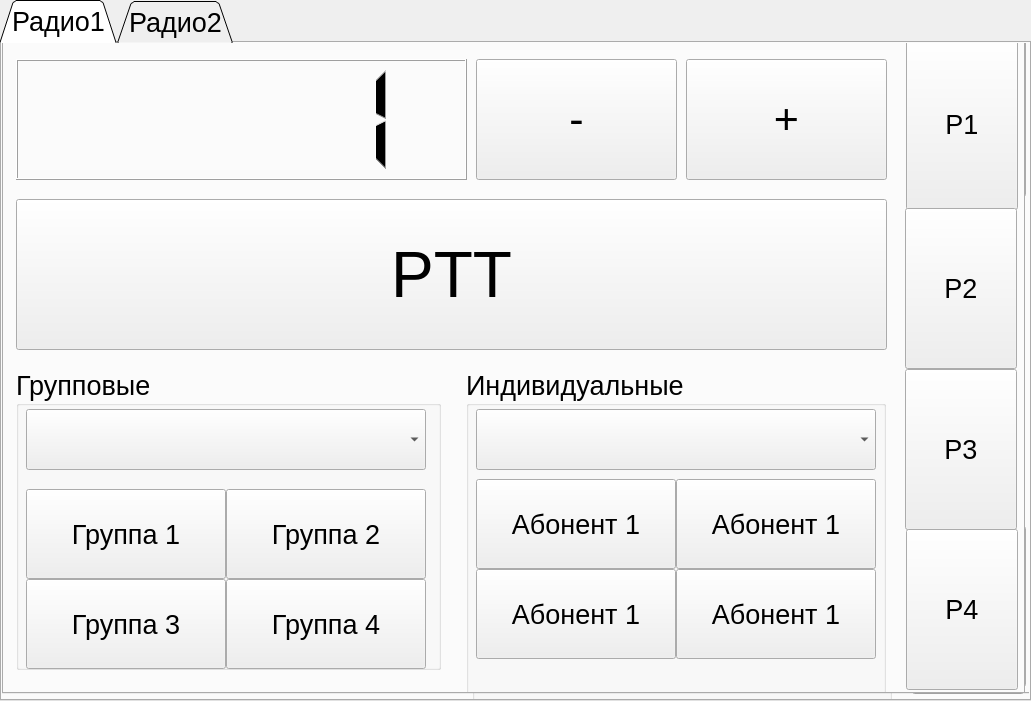
     <widget class="QTabWidget" name="tabWidget_2">
      <property name="geometry">
       <rect>
        <x>0</x>
        <y>-40</y>
        <width>1031</width>
        <height>701</height>
       </rect>
      </property>
      <property name="font">
       <font>
        <pointsize>20</pointsize>
       </font>
      </property>
      <property name="tabPosition">
       <enum>QTabWidget::North</enum>
      </property>
      <property name="tabShape">
       <enum>QTabWidget::Triangular</enum>
      </property>
      <property name="currentIndex">
       <number>0</number>
      </property>
      <widget class="QWidget" name="tab_3">
       <attribute name="title">
        <string>Радио1</string>
       </attribute>
       <widget class="QLCDNumber" name="lcdNumber_2">
        <property name="geometry">
         <rect>
          <x>20</x>
          <y>20</y>
          <width>451</width>
          <height>121</height>
         </rect>
        </property>
        <property name="font">
         <font>
          <pointsize>11</pointsize>
          <italic>false</italic>
          <bold>false</bold>
         </font>
        </property>
        <property name="segmentStyle">
         <enum>QLCDNumber::Filled</enum>
        </property>
        <property name="intValue" stdset="0">
         <number>1</number>
        </property>
       </widget>
       <widget class="QPushButton" name="pushButton_16">
        <property name="geometry">
         <rect>
          <x>20</x>
          <y>160</y>
          <width>871</width>
          <height>151</height>
         </rect>
        </property>
        <property name="font">
         <font>
          <pointsize>48</pointsize>
         </font>
        </property>
        <property name="text">
         <string>PTT</string>
        </property>
       </widget>
       <widget class="QPushButton" name="pushButton_17">
        <property name="geometry">
         <rect>
          <x>480</x>
          <y>20</y>
          <width>201</width>
          <height>121</height>
         </rect>
        </property>
        <property name="font">
         <font>
          <pointsize>32</pointsize>
         </font>
        </property>
        <property name="text">
         <string>-</string>
        </property>
       </widget>
       <widget class="QPushButton" name="pushButton_18">
        <property name="geometry">
         <rect>
          <x>690</x>
          <y>20</y>
          <width>201</width>
          <height>121</height>
         </rect>
        </property>
        <property name="font">
         <font>
          <pointsize>32</pointsize>
         </font>
        </property>
        <property name="text">
         <string>+</string>
        </property>
       </widget>
       <widget class="QPushButton" name="pushButton_19">
        <property name="geometry">
         <rect>
          <x>910</x>
          <y>0</y>
          <width>112</width>
          <height>161</height>
         </rect>
        </property>
        <property name="text">
         <string>P1</string>
        </property>
       </widget>
       <widget class="QPushButton" name="pushButton_20">
        <property name="geometry">
         <rect>
          <x>909</x>
          <y>159</y>
          <width>112</width>
          <height>171</height>
         </rect>
        </property>
        <property name="text">
         <string>P2</string>
        </property>
       </widget>
       <widget class="QPushButton" name="pushButton_21">
        <property name="geometry">
         <rect>
          <x>909</x>
          <y>330</y>
          <width>112</width>
          <height>161</height>
         </rect>
        </property>
        <property name="text">
         <string>P3</string>
        </property>
       </widget>
       <widget class="QPushButton" name="pushButton_22">
        <property name="geometry">
         <rect>
          <x>910</x>
          <y>490</y>
          <width>112</width>
          <height>161</height>
         </rect>
        </property>
        <property name="text">
         <string>P4</string>
        </property>
       </widget>
       <widget class="QGroupBox" name="groupBox_3">
        <property name="geometry">
         <rect>
          <x>20</x>
          <y>330</y>
          <width>425</width>
          <height>301</height>
         </rect>
        </property>
        <property name="title">
         <string>Групповые </string>
        </property>
        <widget class="QComboBox" name="comboBox_3">
         <property name="geometry">
          <rect>
           <x>10</x>
           <y>40</y>
           <width>400</width>
           <height>61</height>
          </rect>
         </property>
        </widget>
        <widget class="QPushButton" name="pushButton_23">
         <property name="geometry">
          <rect>
           <x>10</x>
           <y>120</y>
           <width>200</width>
           <height>90</height>
          </rect>
         </property>
         <property name="text">
          <string>Группа 1</string>
         </property>
        </widget>
        <widget class="QPushButton" name="pushButton_24">
         <property name="geometry">
          <rect>
           <x>210</x>
           <y>120</y>
           <width>200</width>
           <height>90</height>
          </rect>
         </property>
         <property name="text">
          <string>Группа 2</string>
         </property>
        </widget>
        <widget class="QPushButton" name="pushButton_25">
         <property name="geometry">
          <rect>
           <x>10</x>
           <y>210</y>
           <width>200</width>
           <height>90</height>
          </rect>
         </property>
         <property name="text">
          <string>Группа 3</string>
         </property>
        </widget>
        <widget class="QPushButton" name="pushButton_26">
         <property name="geometry">
          <rect>
           <x>210</x>
           <y>210</y>
           <width>200</width>
           <height>90</height>
          </rect>
         </property>
         <property name="text">
          <string>Группа 4</string>
         </property>
        </widget>
       </widget>
       <widget class="QGroupBox" name="groupBox_4">
        <property name="geometry">
         <rect>
          <x>470</x>
          <y>330</y>
          <width>420</width>
          <height>330</height>
         </rect>
        </property>
        <property name="title">
         <string>Индивидуальные</string>
        </property>
        <widget class="QComboBox" name="comboBox_4">
         <property name="geometry">
          <rect>
           <x>10</x>
           <y>40</y>
           <width>400</width>
           <height>61</height>
          </rect>
         </property>
        </widget>
        <widget class="QPushButton" name="pushButton_27">
         <property name="geometry">
          <rect>
           <x>10</x>
           <y>110</y>
           <width>200</width>
           <height>90</height>
          </rect>
         </property>
         <property name="text">
          <string>Абонент 1</string>
         </property>
        </widget>
        <widget class="QPushButton" name="pushButton_28">
         <property name="geometry">
          <rect>
           <x>210</x>
           <y>110</y>
           <width>200</width>
           <height>90</height>
          </rect>
         </property>
         <property name="text">
          <string>Абонент 1</string>
         </property>
        </widget>
        <widget class="QPushButton" name="pushButton_29">
         <property name="geometry">
          <rect>
           <x>210</x>
           <y>200</y>
           <width>200</width>
           <height>90</height>
          </rect>
         </property>
         <property name="text">
          <string>Абонент 1</string>
         </property>
        </widget>
        <widget class="QPushButton" name="pushButton_30">
         <property name="geometry">
          <rect>
           <x>10</x>
           <y>200</y>
           <width>200</width>
           <height>90</height>
          </rect>
         </property>
         <property name="text">
          <string>Абонент 1</string>
         </property>
        </widget>
       </widget>
       <widget class="QTabWidget" name="tabWidget_3">
        <property name="geometry">
         <rect>
          <x>0</x>
          <y>-50</y>
          <width>1031</width>
          <height>701</height>
         </rect>
        </property>
        <property name="font">
         <font>
          <pointsize>20</pointsize>
         </font>
        </property>
        <property name="tabPosition">
         <enum>QTabWidget::North</enum>
        </property>
        <property name="tabShape">
         <enum>QTabWidget::Triangular</enum>
        </property>
        <property name="currentIndex">
         <number>0</number>
        </property>
        <widget class="QWidget" name="tab_17">
         <attribute name="title">
          <string>Радио1</string>
         </attribute>
         <widget class="QLCDNumber" name="lcdNumber_11">
          <property name="geometry">
           <rect>
            <x>20</x>
            <y>20</y>
            <width>451</width>
            <height>121</height>
           </rect>
          </property>
          <property name="font">
           <font>
            <pointsize>11</pointsize>
            <italic>false</italic>
            <bold>false</bold>
           </font>
          </property>
          <property name="segmentStyle">
           <enum>QLCDNumber::Filled</enum>
          </property>
          <property name="intValue" stdset="0">
           <number>1</number>
          </property>
         </widget>
         <widget class="QPushButton" name="pushButton_124">
          <property name="geometry">
           <rect>
            <x>20</x>
            <y>160</y>
            <width>871</width>
            <height>151</height>
           </rect>
          </property>
          <property name="font">
           <font>
            <pointsize>48</pointsize>
           </font>
          </property>
          <property name="text">
           <string>PTT</string>
          </property>
         </widget>
         <widget class="QPushButton" name="pushButton_125">
          <property name="geometry">
           <rect>
            <x>480</x>
            <y>20</y>
            <width>201</width>
            <height>121</height>
           </rect>
          </property>
          <property name="font">
           <font>
            <pointsize>32</pointsize>
           </font>
          </property>
          <property name="text">
           <string>-</string>
          </property>
         </widget>
         <widget class="QPushButton" name="pushButton_126">
          <property name="geometry">
           <rect>
            <x>690</x>
            <y>20</y>
            <width>201</width>
            <height>121</height>
           </rect>
          </property>
          <property name="font">
           <font>
            <pointsize>32</pointsize>
           </font>
          </property>
          <property name="text">
           <string>+</string>
          </property>
         </widget>
         <widget class="QPushButton" name="pushButton_127">
          <property name="geometry">
           <rect>
            <x>910</x>
            <y>0</y>
            <width>112</width>
            <height>161</height>
           </rect>
          </property>
          <property name="text">
           <string>P1</string>
          </property>
         </widget>
         <widget class="QPushButton" name="pushButton_128">
          <property name="geometry">
           <rect>
            <x>909</x>
            <y>159</y>
            <width>112</width>
            <height>171</height>
           </rect>
          </property>
          <property name="text">
           <string>P2</string>
          </property>
         </widget>
         <widget class="QPushButton" name="pushButton_129">
          <property name="geometry">
           <rect>
            <x>909</x>
            <y>330</y>
            <width>112</width>
            <height>161</height>
           </rect>
          </property>
          <property name="text">
           <string>P3</string>
          </property>
         </widget>
         <widget class="QPushButton" name="pushButton_130">
          <property name="geometry">
           <rect>
            <x>910</x>
            <y>490</y>
            <width>112</width>
            <height>161</height>
           </rect>
          </property>
          <property name="text">
           <string>P4</string>
          </property>
         </widget>
         <widget class="QGroupBox" name="groupBox_17">
          <property name="geometry">
           <rect>
            <x>20</x>
            <y>330</y>
            <width>425</width>
            <height>301</height>
           </rect>
          </property>
          <property name="title">
           <string>Групповые </string>
          </property>
          <widget class="QComboBox" name="comboBox_17">
           <property name="geometry">
            <rect>
             <x>10</x>
             <y>40</y>
             <width>400</width>
             <height>61</height>
            </rect>
           </property>
          </widget>
          <widget class="QPushButton" name="pushButton_131">
           <property name="geometry">
            <rect>
             <x>10</x>
             <y>120</y>
             <width>200</width>
             <height>90</height>
            </rect>
           </property>
           <property name="text">
            <string>Группа 1</string>
           </property>
          </widget>
          <widget class="QPushButton" name="pushButton_132">
           <property name="geometry">
            <rect>
             <x>210</x>
             <y>120</y>
             <width>200</width>
             <height>90</height>
            </rect>
           </property>
           <property name="text">
            <string>Группа 2</string>
           </property>
          </widget>
          <widget class="QPushButton" name="pushButton_133">
           <property name="geometry">
            <rect>
             <x>10</x>
             <y>210</y>
             <width>200</width>
             <height>90</height>
            </rect>
           </property>
           <property name="text">
            <string>Группа 3</string>
           </property>
          </widget>
          <widget class="QPushButton" name="pushButton_134">
           <property name="geometry">
            <rect>
             <x>210</x>
             <y>210</y>
             <width>200</width>
             <height>90</height>
            </rect>
           </property>
           <property name="text">
            <string>Группа 4</string>
           </property>
          </widget>
         </widget>
         <widget class="QGroupBox" name="groupBox_18">
          <property name="geometry">
           <rect>
            <x>470</x>
            <y>330</y>
            <width>420</width>
            <height>330</height>
           </rect>
          </property>
          <property name="title">
           <string>Индивидуальные</string>
          </property>
          <widget class="QComboBox" name="comboBox_18">
           <property name="geometry">
            <rect>
             <x>10</x>
             <y>40</y>
             <width>400</width>
             <height>61</height>
            </rect>
           </property>
          </widget>
          <widget class="QPushButton" name="pushButton_135">
           <property name="geometry">
            <rect>
             <x>10</x>
             <y>110</y>
             <width>200</width>
             <height>90</height>
            </rect>
           </property>
           <property name="text">
            <string>Абонент 1</string>
           </property>
          </widget>
          <widget class="QPushButton" name="pushButton_136">
           <property name="geometry">
            <rect>
             <x>210</x>
             <y>110</y>
             <width>200</width>
             <height>90</height>
            </rect>
           </property>
           <property name="text">
            <string>Абонент 1</string>
           </property>
          </widget>
          <widget class="QPushButton" name="pushButton_137">
           <property name="geometry">
            <rect>
             <x>210</x>
             <y>200</y>
             <width>200</width>
             <height>90</height>
            </rect>
           </property>
           <property name="text">
            <string>Абонент 1</string>
           </property>
          </widget>
          <widget class="QPushButton" name="pushButton_138">
           <property name="geometry">
            <rect>
             <x>10</x>
             <y>200</y>
             <width>200</width>
             <height>90</height>
            </rect>
           </property>
           <property name="text">
            <string>Абонент 1</string>
           </property>
          </widget>
         </widget>
         <widget class="QTabWidget" name="tabWidget_7">
          <property name="geometry">
           <rect>
            <x>-10</x>
            <y>-40</y>
            <width>1031</width>
            <height>701</height>
           </rect>
          </property>
          <property name="font">
           <font>
            <pointsize>20</pointsize>
           </font>
          </property>
          <property name="tabPosition">
           <enum>QTabWidget::North</enum>
          </property>
          <property name="tabShape">
           <enum>QTabWidget::Triangular</enum>
          </property>
          <property name="currentIndex">
           <number>0</number>
          </property>
          <widget class="QWidget" name="tab_18">
           <attribute name="title">
            <string>Радио1</string>
           </attribute>
           <widget class="QLCDNumber" name="lcdNumber_12">
            <property name="geometry">
             <rect>
              <x>20</x>
              <y>20</y>
              <width>451</width>
              <height>121</height>
             </rect>
            </property>
            <property name="font">
             <font>
              <pointsize>11</pointsize>
              <italic>false</italic>
              <bold>false</bold>
             </font>
            </property>
            <property name="segmentStyle">
             <enum>QLCDNumber::Filled</enum>
            </property>
            <property name="intValue" stdset="0">
             <number>1</number>
            </property>
           </widget>
           <widget class="QPushButton" name="pushButton_139">
            <property name="geometry">
             <rect>
              <x>20</x>
              <y>160</y>
              <width>871</width>
              <height>151</height>
             </rect>
            </property>
            <property name="font">
             <font>
              <pointsize>48</pointsize>
             </font>
            </property>
            <property name="text">
             <string>PTT</string>
            </property>
           </widget>
           <widget class="QPushButton" name="pushButton_140">
            <property name="geometry">
             <rect>
              <x>480</x>
              <y>20</y>
              <width>201</width>
              <height>121</height>
             </rect>
            </property>
            <property name="font">
             <font>
              <pointsize>32</pointsize>
             </font>
            </property>
            <property name="text">
             <string>-</string>
            </property>
           </widget>
           <widget class="QPushButton" name="pushButton_141">
            <property name="geometry">
             <rect>
              <x>690</x>
              <y>20</y>
              <width>201</width>
              <height>121</height>
             </rect>
            </property>
            <property name="font">
             <font>
              <pointsize>32</pointsize>
             </font>
            </property>
            <property name="text">
             <string>+</string>
            </property>
           </widget>
           <widget class="QPushButton" name="pushButton_142">
            <property name="geometry">
             <rect>
              <x>910</x>
              <y>0</y>
              <width>112</width>
              <height>171</height>
             </rect>
            </property>
            <property name="text">
             <string>P1</string>
            </property>
           </widget>
           <widget class="QPushButton" name="pushButton_143">
            <property name="geometry">
             <rect>
              <x>909</x>
              <y>169</y>
              <width>112</width>
              <height>161</height>
             </rect>
            </property>
            <property name="text">
             <string>P2</string>
            </property>
           </widget>
           <widget class="QPushButton" name="pushButton_144">
            <property name="geometry">
             <rect>
              <x>909</x>
              <y>330</y>
              <width>112</width>
              <height>161</height>
             </rect>
            </property>
            <property name="text">
             <string>P3</string>
            </property>
           </widget>
           <widget class="QPushButton" name="pushButton_145">
            <property name="geometry">
             <rect>
              <x>910</x>
              <y>490</y>
              <width>112</width>
              <height>161</height>
             </rect>
            </property>
            <property name="text">
             <string>P4</string>
            </property>
           </widget>
           <widget class="QGroupBox" name="groupBox_19">
            <property name="geometry">
             <rect>
              <x>20</x>
              <y>330</y>
              <width>425</width>
              <height>301</height>
             </rect>
            </property>
            <property name="title">
             <string>Групповые </string>
            </property>
            <widget class="QComboBox" name="comboBox_19">
             <property name="geometry">
              <rect>
               <x>10</x>
               <y>40</y>
               <width>400</width>
               <height>61</height>
              </rect>
             </property>
            </widget>
            <widget class="QPushButton" name="pushButton_146">
             <property name="geometry">
              <rect>
               <x>10</x>
               <y>120</y>
               <width>200</width>
               <height>90</height>
              </rect>
             </property>
             <property name="text">
              <string>Группа 1</string>
             </property>
            </widget>
            <widget class="QPushButton" name="pushButton_147">
             <property name="geometry">
              <rect>
               <x>210</x>
               <y>120</y>
               <width>200</width>
               <height>90</height>
              </rect>
             </property>
             <property name="text">
              <string>Группа 2</string>
             </property>
            </widget>
            <widget class="QPushButton" name="pushButton_148">
             <property name="geometry">
              <rect>
               <x>10</x>
               <y>210</y>
               <width>200</width>
               <height>90</height>
              </rect>
             </property>
             <property name="text">
              <string>Группа 3</string>
             </property>
            </widget>
            <widget class="QPushButton" name="pushButton_149">
             <property name="geometry">
              <rect>
               <x>210</x>
               <y>210</y>
               <width>200</width>
               <height>90</height>
              </rect>
             </property>
             <property name="text">
              <string>Группа 4</string>
             </property>
            </widget>
           </widget>
           <widget class="QGroupBox" name="groupBox_20">
            <property name="geometry">
             <rect>
              <x>470</x>
              <y>330</y>
              <width>420</width>
              <height>330</height>
             </rect>
            </property>
            <property name="title">
             <string>Индивидуальные</string>
            </property>
            <widget class="QComboBox" name="comboBox_20">
             <property name="geometry">
              <rect>
               <x>10</x>
               <y>40</y>
               <width>400</width>
               <height>61</height>
              </rect>
             </property>
            </widget>
            <widget class="QPushButton" name="pushButton_150">
             <property name="geometry">
              <rect>
               <x>10</x>
               <y>110</y>
               <width>200</width>
               <height>90</height>
              </rect>
             </property>
             <property name="text">
              <string>Абонент 1</string>
             </property>
            </widget>
            <widget class="QPushButton" name="pushButton_151">
             <property name="geometry">
              <rect>
               <x>210</x>
               <y>110</y>
               <width>200</width>
               <height>90</height>
              </rect>
             </property>
             <property name="text">
              <string>Абонент 1</string>
             </property>
            </widget>
            <widget class="QPushButton" name="pushButton_152">
             <property name="geometry">
              <rect>
               <x>210</x>
               <y>200</y>
               <width>200</width>
               <height>90</height>
              </rect>
             </property>
             <property name="text">
              <string>Абонент 1</string>
             </property>
            </widget>
            <widget class="QPushButton" name="pushButton_153">
             <property name="geometry">
              <rect>
               <x>10</x>
               <y>200</y>
               <width>200</width>
               <height>90</height>
              </rect>
             </property>
             <property name="text">
              <string>Абонент 1</string>
             </property>
            </widget>
           </widget>
          </widget>
          <widget class="QWidget" name="tab_19">
           <attribute name="title">
            <string>Радио2</string>
           </attribute>
          </widget>
         </widget>
        </widget>
        <widget class="QWidget" name="tab_20">
         <attribute name="title">
          <string>Радио2</string>
         </attribute>
         <widget class="QLCDNumber" name="lcdNumber_13">
          <property name="geometry">
           <rect>
            <x>20</x>
            <y>10</y>
            <width>451</width>
            <height>121</height>
           </rect>
          </property>
          <property name="font">
           <font>
            <pointsize>11</pointsize>
            <italic>false</italic>
            <bold>false</bold>
           </font>
          </property>
          <property name="segmentStyle">
           <enum>QLCDNumber::Filled</enum>
          </property>
          <property name="intValue" stdset="0">
           <number>1</number>
          </property>
         </widget>
         <widget class="QPushButton" name="pushButton_154">
          <property name="geometry">
           <rect>
            <x>480</x>
            <y>10</y>
            <width>201</width>
            <height>121</height>
           </rect>
          </property>
          <property name="font">
           <font>
            <pointsize>32</pointsize>
           </font>
          </property>
          <property name="text">
           <string>-</string>
          </property>
         </widget>
         <widget class="QPushButton" name="pushButton_155">
          <property name="geometry">
           <rect>
            <x>690</x>
            <y>10</y>
            <width>201</width>
            <height>121</height>
           </rect>
          </property>
          <property name="font">
           <font>
            <pointsize>32</pointsize>
           </font>
          </property>
          <property name="text">
           <string>+</string>
          </property>
         </widget>
         <widget class="QPushButton" name="pushButton_156">
          <property name="geometry">
           <rect>
            <x>20</x>
            <y>150</y>
            <width>871</width>
            <height>151</height>
           </rect>
          </property>
          <property name="font">
           <font>
            <pointsize>48</pointsize>
           </font>
          </property>
          <property name="text">
           <string>PTT</string>
          </property>
         </widget>
        </widget>
       </widget>
      </widget>
      <widget class="QWidget" name="tab_4">
       <attribute name="title">
        <string>Радио2</string>
       </attribute>
      </widget>
     </widget>
